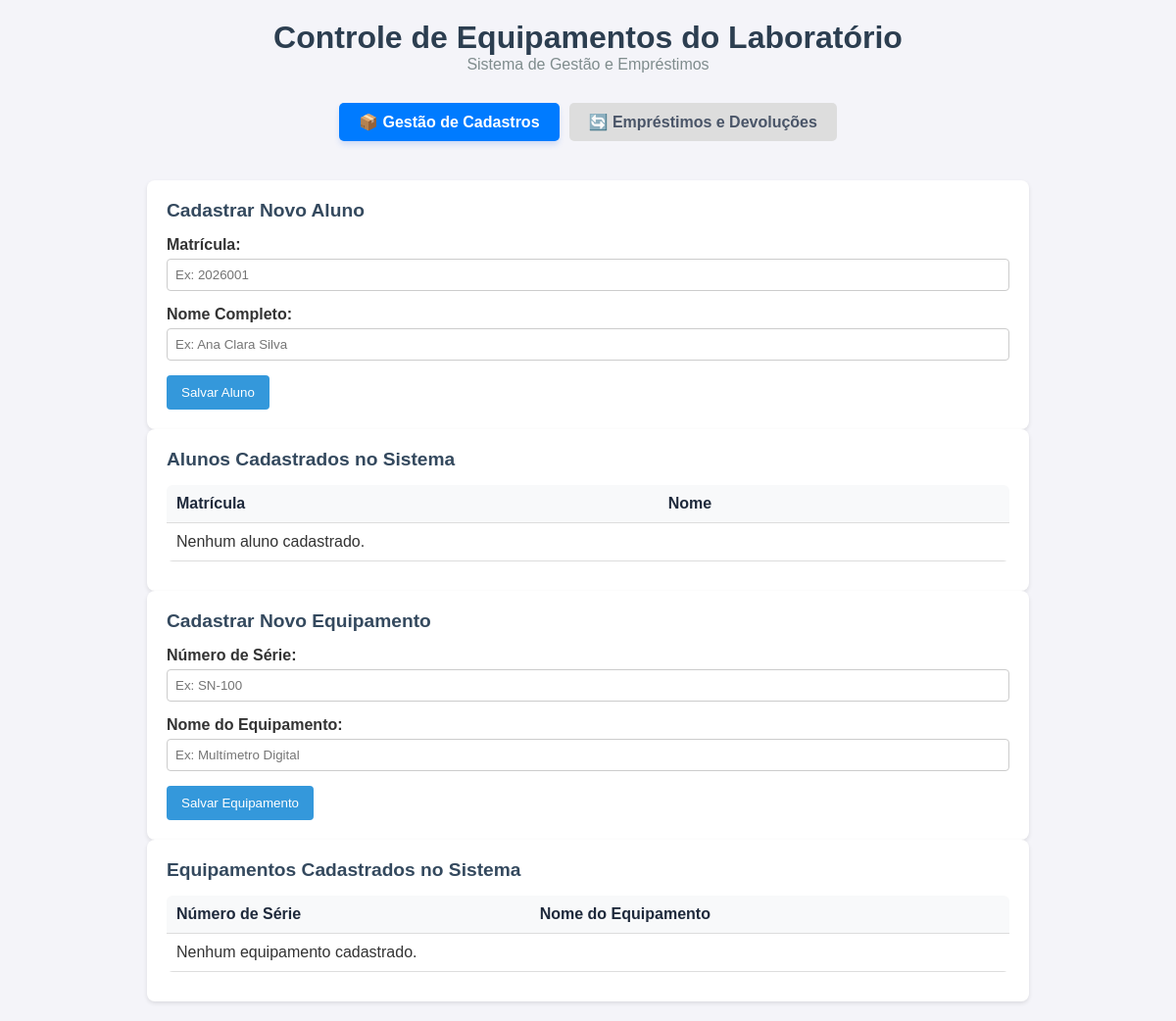
Before: / with the older database file.
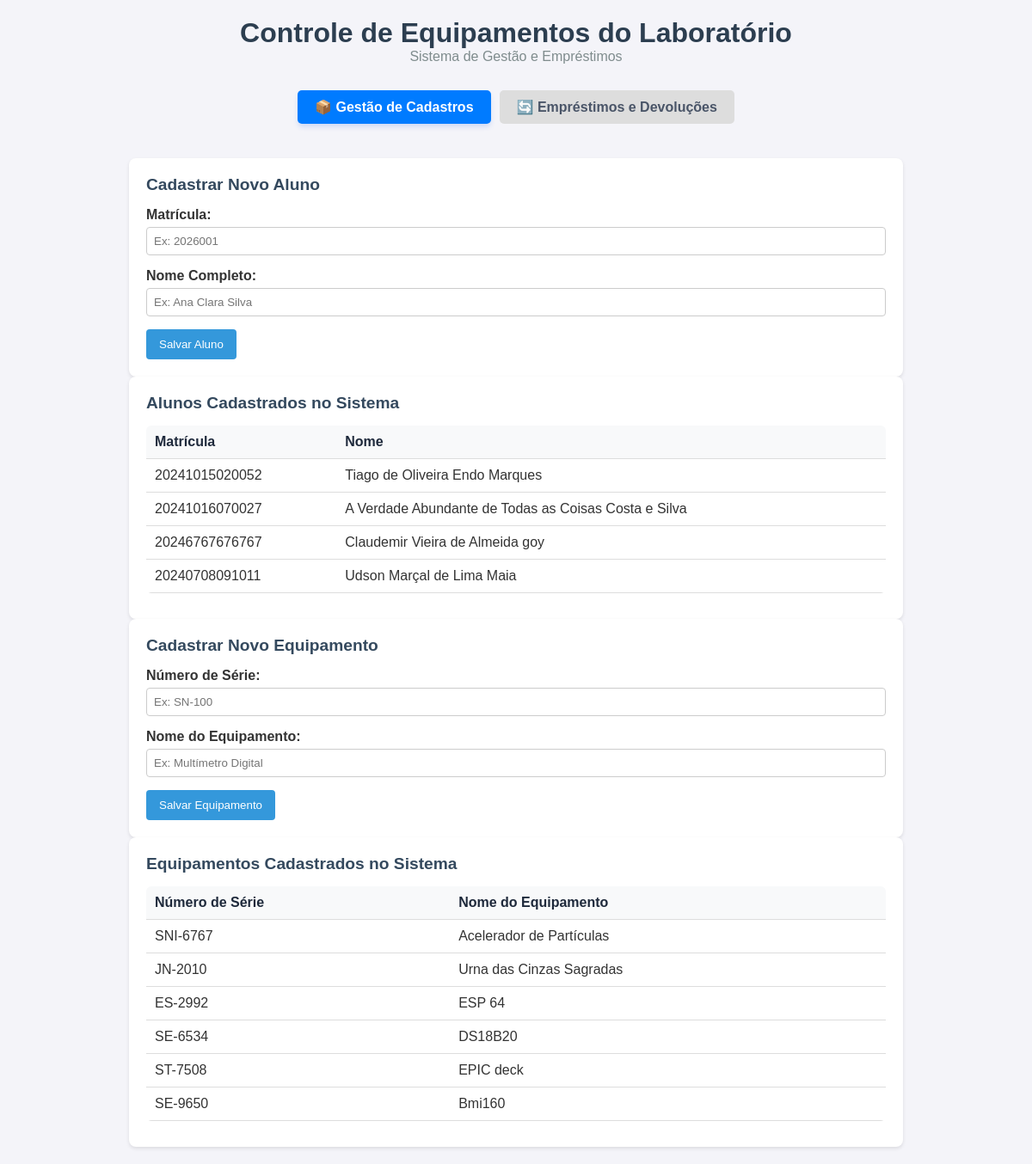
After: the same page with the newer database file.
### tables this page shows
CREATE TABLE alunos (
            matricula TEXT PRIMARY KEY,
            nome TEXT NOT NULL
        );

CREATE TABLE equipamentos (
            numero_serie TEXT PRIMARY KEY,
            nome TEXT NOT NULL
        );

### app.py (the view)
@app.route('/')
def index():
    hoje = date.today().isoformat()
    conn = get_conn()
    cursor = conn.cursor()
    cursor.execute("SELECT matricula, nome FROM alunos")
    lista_alunos = cursor.fetchall()
    cursor.execute("SELECT numero_serie, nome FROM equipamentos")
    lista_equipamentos = cursor.fetchall()
    cursor.execute('''
        SELECT e.id, e.matricula_aluno, e.numero_serie_equipamento, e.data_emprestimo, e.data_devolucao_prevista
        FROM emprestimos e WHERE e.status = 'Ativo'
    ''')
    emprestimos = cursor.fetchall()
    cursor.execute('''
        SELECT e.matricula_aluno, e.numero_serie_equipamento, e.data_devolucao_prevista
        FROM emprestimos e WHERE e.status = 'Ativo' AND e.data_devolucao_prevista < ?
    ''', (hoje,))
    atrasos = cursor.fetchall()
    conn.close()
    return render_template('index.html',
                           lista_alunos=lista_alunos,
                           lista_equipamentos=lista_equipamentos,
                           emprestimos=emprestimos,
                           atrasos=atrasos,
                           data_hoje=hoje)

### app.py (called while the page is built)
def get_conn():
    conn = sqlite3.connect(DB)
    conn.execute("PRAGMA foreign_keys = ON;")
    return conn

### templates/index.html (shortened to what this page needs)
<!DOCTYPE html>
<html lang="pt-BR">
<head>
    <link rel="stylesheet" href="{{ url_for('static', filename='style.css') }}">
</head>
<body>
    <header>
        <h1>Controle de Equipamentos do Laboratório</h1>
        <p>Sistema de Gestão e Empréstimos</p>
    </header>
    <main class="container">
        <div class="tab-container">
            <button class="tab-btn active" onclick="mudarAba(event, 'aba-cadastros')">📦 Gestão de Cadastros</button>
            <button class="tab-btn" onclick="mudarAba(event, 'aba-emprestimos')">🔄 Empréstimos e Devoluções</button>
        </div>
        <div id="aba-cadastros" class="tab-content active">
            <section class="card">
                <h2>Cadastrar Novo Aluno</h2>
                <form action="/adicionar_aluno" method="POST">
                    <div class="form-group">
                        <label for="matricula">Matrícula:</label>
                        <input type="text" id="matricula" name="matricula" required placeholder="Ex: 2026001">
                    </div>
                    <div class="form-group">
                        <label for="nome">Nome Completo:</label>
                        <input type="text" id="nome" name="nome" required placeholder="Ex: Ana Clara Silva">
                    </div>
                    <button type="submit" class="btn">Salvar Aluno</button>
                </form>
            </section>
            <section class="card">
                <h2>Alunos Cadastrados no Sistema</h2>
                <table>
                    <thead>
                        <tr>
                            <th>Matrícula</th>
                            <th>Nome</th>
                        </tr>
                    </thead>
                    <tbody>
                        {% for aluno in lista_alunos %}
                        <tr>
                            <td>{{ aluno[0] }}</td>
                            <td>{{ aluno[1] }}</td>
                        </tr>
                        {% else %}
                        <tr><td colspan="2">Nenhum aluno cadastrado.</td></tr>
                        {% endfor %}
                    </tbody>
                </table>
            </section>
            <section class="card">
                <h2>Cadastrar Novo Equipamento</h2>
                <form action="/adicionar_equipamento" method="POST">
                    <div class="form-group">
                        <label for="numero_serie">Número de Série:</label>
                        <input type="text" id="numero_serie" name="numero_serie" required placeholder="Ex: SN-100">
                    </div>
                    <div class="form-group">
                        <label for="nome_eq">Nome do Equipamento:</label>
                        <input type="text" id="nome_eq" name="nome_eq" required placeholder="Ex: Multímetro Digital">
                    </div>
                    <button type="submit" class="btn">Salvar Equipamento</button>
                </form>
            </section>
            <section class="card">
                <h2>Equipamentos Cadastrados no Sistema</h2>
                <table>
                    <thead>
                        <tr>
                            <th>Número de Série</th>
                            <th>Nome do Equipamento</th>
                        </tr>
                    </thead>
                    <tbody>
                        {% for eq in lista_equipamentos %}
                        <tr>
                            <td>{{ eq[0] }}</td>
                            <td>{{ eq[1] }}</td>
                        </tr>
                        {% else %}
                        <tr><td colspan="2">Nenhum equipamento cadastrado.</td></tr>
                        {% endfor %}
                    </tbody>
                </table>
            </section>
        </div>
    </main>
</body>
</html>

### static/style.css (style rules this page uses)
* { margin: 0; padding: 0; box-sizing: border-box; font-family: Arial, sans-serif; }
body { background-color: #f4f4f9; color: #333; padding: 20px; }
header { text-align: center; margin-bottom: 30px; }
header h1 { color: #2c3e50; }
header p { color: #7f8c8d; }
.container { max-width: 900px; margin: 0 auto; display: flex; flex-direction: column; gap: 20px; }
.card { background: #fff; padding: 20px; border-radius: 8px; box-shadow: 0 2px 4px rgba(0,0,0,0.1); }
.card h2 { margin-bottom: 15px; font-size: 1.2rem; color: #34495e; }
.form-group { margin-bottom: 15px; }
.form-group label { display: block; margin-bottom: 5px; font-weight: bold; }
.form-group input { width: 100%; padding: 8px; border: 1px solid #ccc; border-radius: 4px; }
.btn { background-color: #3498db; color: white; padding: 10px 15px; border: none; border-radius: 4px; cursor: pointer; }
table { width: 100%; border-collapse: collapse; margin-top: 10px; }
table th, table td { padding: 10px; text-align: left; border-bottom: 1px solid #ddd; }
table th { background-color: #f8f9fa; }
.tab-container { display: flex; gap: 12px; margin-bottom: 25px; justify-content: center; }
.tab-btn { padding: 12px 24px; background-color: #e2e8f0; color: #4a5568; border: none; cursor: pointer; font-weight: bold; font-size: 1rem; border-radius: 8px; transition: all 0.3s ease; }
.tab-btn.active { background-color: #2563eb; color: white; box-shadow: 0 4px 6px -1px rgba(37, 99, 235, 0.2); }
.tab-content { display: none; }
.tab-content.active { display: block; animation: fadeIn 0.4s ease-in-out; }
table { width: 100%; border-collapse: collapse; margin-top: 15px; margin-bottom: 10px; background-color: #ffffff; border-radius: 6px; overflow: hidden; }
th, td { padding: 12px 15px; text-align: left; border-bottom: 1px solid #e2e8f0; }
th { background-color: #f8fafc; color: #1e293b; font-weight: 600; }

### templates/index.html (style rules this page uses)
.tab-container { display: flex; gap: 10px; margin-bottom: 20px; }
.tab-btn { padding: 10px 20px; background: #ddd; border: none; cursor: pointer; font-weight: bold; border-radius: 5px; }
.tab-btn.active { background: #007bff; color: white; }
.tab-content { display: none; }
.tab-content.active { display: block; }

Changed rows visible on the page:
added alunos: matricula "20241015020052", nome "Tiago de Oliveira Endo Marques"
added alunos: matricula "20241016070027", nome "A Verdade Abundante de Todas as Coisas Costa e Silva"
added alunos: matricula "20246767676767", nome "Claudemir Vieira de Almeida goy"
added alunos: matricula "20240708091011", nome "Udson Marçal de Lima Maia"
added equipamentos: numero_serie "SNI-6767", nome "Acelerador de Partículas"
added equipamentos: numero_serie "JN-2010", nome "Urna das Cinzas Sagradas"
added equipamentos: numero_serie "ES-2992", nome "ESP 64"
added equipamentos: numero_serie "SE-6534", nome "DS18B20"
added equipamentos: numero_serie "ST-7508", nome "EPIC deck"
added equipamentos: numero_serie "SE-9650", nome "Bmi160"
Other visible differences:
text no longer shown: "Nenhum aluno cadastrado. Nenhum equipamento cadastrado."
